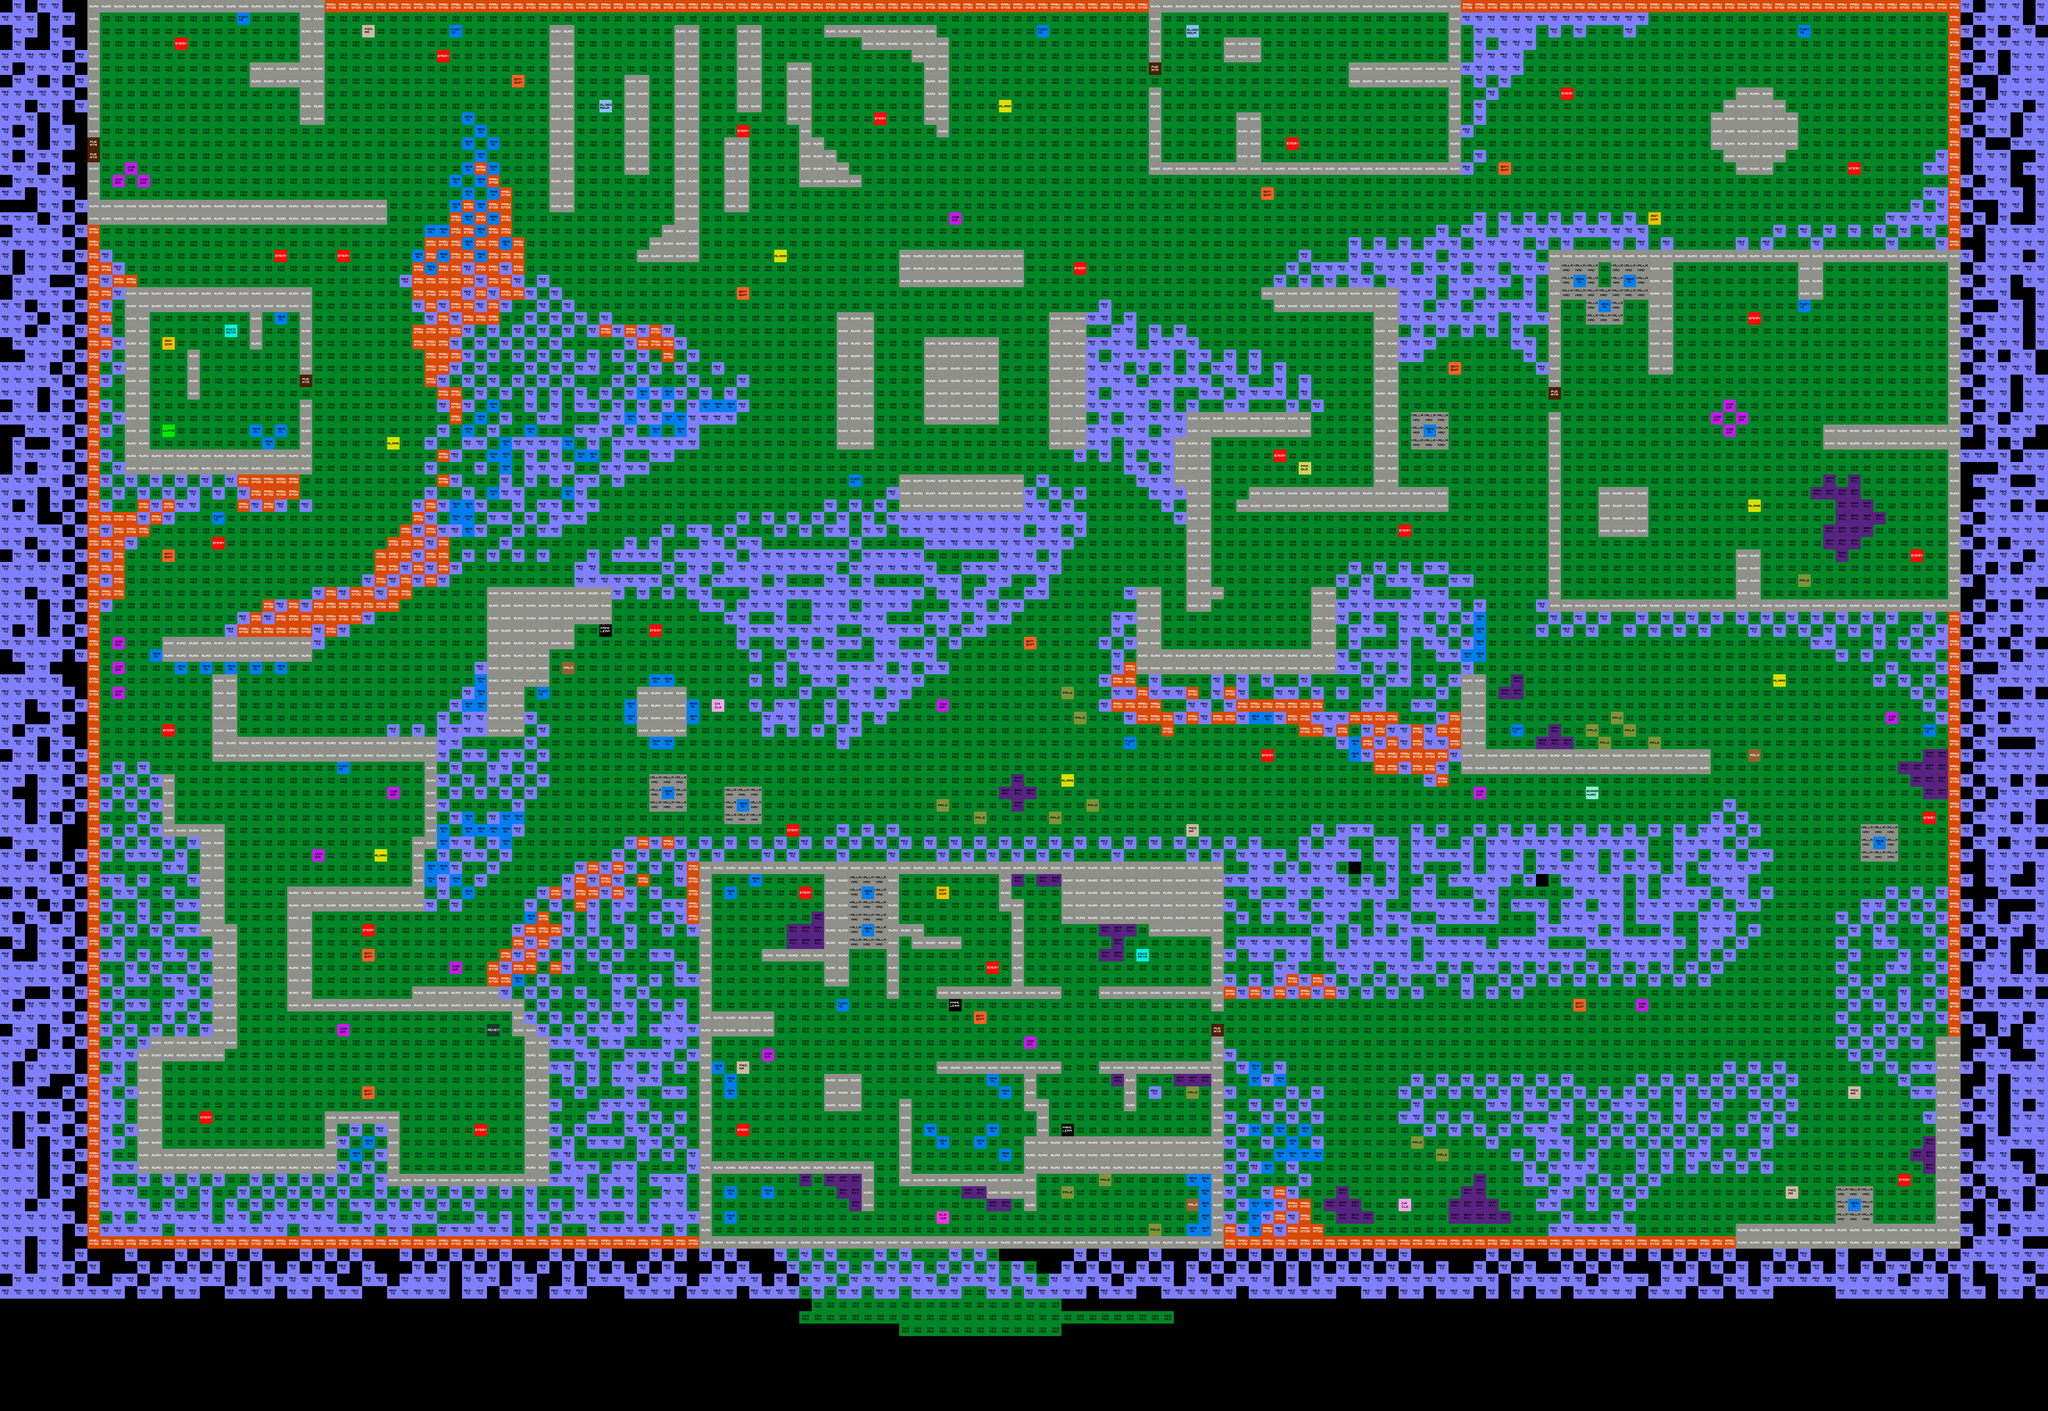

This is a level from a 2D game, rendered from its Tiled map with the project's own tilesets. A one-line summary and the map file follow, with tile-layer data summarised:
An orthogonal 164x113 tile map with 32x32 px tiles, 2 tile layers (Capa de Patrones 1, Capa de patrones 2) and 193 objects (147x nodo).

<map version="1.0" orientation="orthogonal" renderorder="right-down" width="164" height="113" tilewidth="32" tileheight="32" nextobjectid="211">
 <tileset firstgid="1" name="tileset" tilewidth="32" tileheight="32" tilecount="64" columns="8">
  <image source="tileset.png" width="256" height="256" />
 </tileset>
 <layer name="Capa de Patrones 1" width="164" height="113">
  <data>[18532 cells, 15140 non-empty, 3 distinct tile ids]</data>
 </layer>
 <layer name="Capa de patrones 2" width="164" height="113">
  <data>[18532 cells, 3862 non-empty, 24 distinct tile ids]</data>
 </layer>
 <objectgroup name="muros">
  <object id="1" x="1792" y="3168">
   <polyline points="0,0 0,32 -1568,32 -1568,-2592 -1536,-2592 -1536,0 0,0" />
  </object>
  <object id="2" x="1792" y="2208">
   <polyline points="0,0 0,992 1340,988 1344,448 1312,448 1312,704 832,704 832,800 1312,800 1312,960 32,960 32,448 192,448 192,384 64,384 32,384 32,32 320,32 320,320 384,320 384,32 928,32 928,160 1152,160 1152,192 1312,192 1312,384 1344,384 1344,0 0,0" />
  </object>
  <object id="3" x="2112" y="2752">
   <polyline points="0,0 0,96 96,96 96,0 0,0" />
  </object>
  <object id="4" x="3136" y="3168">
   <polyline points="0,0 1312,0 1312,32 0,32 0,0" />
  </object>
  <object id="5" x="4448" y="3136">
   <polyline points="0,0 0,64 576,64 576,-480 512,-480 512,0 0,0" />
  </object>
  <object id="6" x="4992" y="1568">
   <polyline points="0,0 32,0 32,1088 0,1088 0,0" />
  </object>
  <object id="7" x="3744" y="1728">
   <polyline points="0,0 64,0 64,192 640,192 640,256 0,256 0,0" />
  </object>
  <object id="8" x="3968" y="640">
   <polyline points="0,0 1056,0 1056,928 0,928 0,416 32,416 32,896 480,896 480,768 544,768 544,896 1024,896 1024,512 704,512 704,448 1024,448 1024,32 704,32 704,128 640,128 640,32 320,32 320,320 256,320 256,32 32,32 32,352 0,352 0,0" />
  </object>
  <object id="9" x="4096" y="1248">
   <polyline points="0,0 128,0 128,128 0,128 0,0" />
  </object>
  <object id="10" x="3744" y="0">
   <polyline points="0,0 0,32 1216,32 1248,32 1248,640 1280,640 1280,0 0,0" />
  </object>
  <object id="11" x="2944" y="0">
   <polyline points="0,0 800,0 800,448 0,448 0,224 32,224 32,416 224,416 224,288 288,288 288,416 768,416 768,224 512,224 512,160 768,160 768,32 32,32 32,160 0,160 0,0" />
  </object>
  <object id="12" x="3136" y="96">
   <polyline points="0,0 0,64 96,64 96,0 0,0" />
  </object>
  <object id="13" x="2944" y="0">
   <polyline points="0,0 0,32 -2112,32 -2112,0 0,0" />
  </object>
  <object id="14" x="224" y="0">
   <polyline points="0,0 608,0 608,320 544,320 544,224 416,224 416,160 544,160 544,32 32,32 32,352 0,352 0,0" />
  </object>
  <object id="15" x="224" y="416">
   <polyline points="0,0 0,160 768,160 768,96 32,96 32,0 0,0" />
  </object>
  <object id="16" x="320" y="736">
   <polyline points="0,0 0,480 480,480 480,288 448,288 448,416 64,416 64,64 320,64 320,160 352,160 352,64 448,64 448,224 480,224 480,0 0,0" />
  </object>
  <object id="18" x="480" y="896">
   <polyline points="0,0 32,0 32,128 0,128 0,0" />
  </object>
  <object id="19" x="1248" y="1504">
   <polyline points="0,0 320,0 320,96 256,96 224,96 224,160 160,160 160,256 96,256 96,384 0,384 0,0" />
  </object>
  <object id="20" x="1632" y="1760">
   <polyline points="0,0 0,128 128,128 128,0 0,0" />
  </object>
  <object id="21" x="2144" y="800">
   <polyline points="0,0 0,352 96,352 96,0 0,0" />
  </object>
  <object id="23" x="2368" y="864">
   <polyline points="0,0 192,0 192,224 0,224 0,0" />
  </object>
  <object id="24" x="2304" y="1216">
   <polyline points="0,0 0,96 320,96 320,0 0,0" />
  </object>
  <object id="25" x="2304" y="640">
   <polyline points="0,0 0,96 320,96 320,0 0,0" />
  </object>
  <object id="26" x="2688" y="800">
   <polyline points="0,0 0,352 96,352 96,0 0,0" />
  </object>
  <object id="27" x="1408" y="64">
   <polyline points="0,0 64,0 64,480 0,480 0,0" />
  </object>
  <object id="28" x="1600" y="192">
   <polyline points="0,0 64,0 64,256 0,256 0,0" />
  </object>
  <object id="29" x="1728" y="64">
   <polyline points="0,0 64,0 64,608 -96,608 -96,576 -64,576 -64,544 -32,544 -32,512 0,512 0,0" />
  </object>
  <object id="30" x="1888" y="64">
   <polyline points="0,0 64,0 64,224 0,224 0,0" />
  </object>
  <object id="31" x="1856" y="352">
   <polyline points="0,0 64,0 64,192 0,192 0,0" />
  </object>
  <object id="32" x="2016" y="160">
   <polyline points="0,0 0,160 32,160 32,320 192,320 192,288 160,288 160,256 128,256 128,224 96,224 96,192 64,192 64,0 0,0" />
  </object>
  <object id="33" x="2112" y="64">
   <polyline points="0,0 0,32 96,32 96,64 224,64 224,96 256,96 256,256 288,256 288,288 320,288 320,32 288,32 288,0 0,0" />
  </object>
  <object id="34" x="416" y="1632">
   <polyline points="0,0 0,64 384,64 384,32 416,32 416,0 0,0" />
  </object>
  <object id="35" x="544" y="1728">
   <polyline points="0,0 0,224 544,224 544,416 512,416 512,544 192,544 192,864 768,864 768,928 800,928 800,1280 480,1280 480,1120 288,1120 288,1216 -128,1216 -128,992 32,992 32,960 64,960 64,640 32,640 32,384 -96,384 -96,256 -128,256 -128,416 -32,416 -32,672 0,672 0,928 -160,928 -160,960 -192,960 -192,1280 320,1280 320,1152 448,1152 448,1312 864,1312 864,928 832,928 832,896 800,896 800,832 736,832 736,800 512,800 512,832 256,832 256,608 544,608 544,448 576,448 576,160 64,160 64,0 0,0" />
  </object>
  <object id="39" x="2912" y="1504">
   <polyline points="0,0 0,224 512,224 512,0 448,0 448,160 64,160 64,0 0,0" />
  </object>
  <object id="40" x="3040" y="1056">
   <polyline points="0,0 0,64 -32,64 -32,192 0,192 0,512 64,512 64,480 96,480 96,448 64,448 64,64 320,64 320,0 0,0" />
  </object>
  <object id="41" x="3232" y="736">
   <polyline points="0,0 0,32 32,32 32,64 288,64 288,512 -32,512 -32,544 -64,544 -64,576 480,576 480,512 352,512 352,0 0,0" />
  </object>
  <object id="42" x="4448" y="224">
   <polyline points="0,0 0,32 -32,32 -32,64 -64,64 -64,160 -32,160 -32,192 0,192 0,224 96,224 96,192 128,192 128,160 160,160 160,64 128,64 128,32 96,32 96,0 0,0" />
  </object>
  <object id="46" x="2560" y="2240">
   <polyline points="0,0 0,96 32,96 32,288 -160,288 -160,320 160,320 160,288 64,288 64,64 32,64 32,0 0,0" />
  </object>
  <object id="47" x="2272" y="2240">
   <polyline points="0,0 0,320 32,320 32,160 64,160 64,192 192,192 192,160 96,160 96,128 32,128 32,0 0,0" />
  </object>
  <object id="48" x="1952" y="2432">
   <polyline points="0,0 160,0 160,32 0,32 0,0" />
  </object>
  <object id="49" x="1824" y="2976">
   <polyline points="0,0 416,0 416,128 384,128 384,32 0,32 0,0" />
  </object>
  <object id="50" x="2304" y="2816">
   <polyline points="0,0 0,224 224,224 224,256 320,256 320,288 352,288 352,192 32,192 32,0 0,0" />
  </object>
  <object id="51" x="2400" y="2720">
   <polyline points="0,0 0,32 224,32 224,128 256,128 256,192 288,192 288,96 256,96 256,32 320,32 320,0 0,0" />
  </object>
  <object id="52" x="2816" y="2720">
   <polyline points="0,0 0,32 64,32 64,128 96,128 96,32 288,32 288,0 0,0" />
  </object>
  <object id="53" x="2816" y="2528">
   <polyline points="0,0 0,32 288,32 288,0 0,0" />
  </object>
 </objectgroup>
 <objectgroup name="nodos" visible="0">
  <!-- 148 objects omitted --></objectgroup>
</map>
<!-- 148 of 193 objects omitted -->
